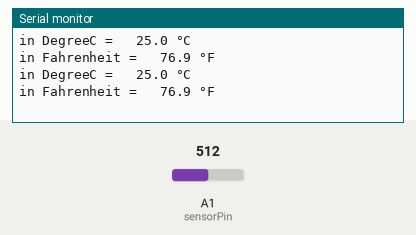
Bench run of a sketch on a simulated Arduino Uno, built with avr-gcc and run on an emulated ATmega328P. Parts: the last lines printed to the serial monitor. Inputs (shaded band) come from the test bench; at power-on: A1 (sensorPin) = 512.

Above: at 1.8 s.
1.9 s: A1 (sensorPin) set to 716
At 2.4 s:
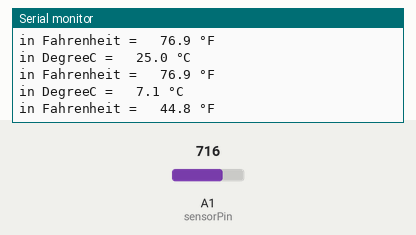
3.4 s: A1 (sensorPin) set to 900
At 4.8 s:
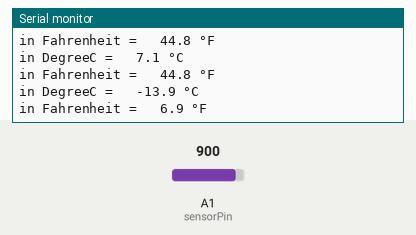
Timing chart, 0 to 6.4 s (numbered marks = the images above; inputs shaded):
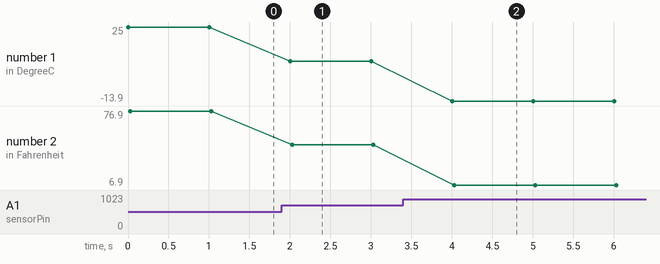

Measured:
- after the input at 1.9 s, the serial monitor: prints a new line after 0.10 s (image 1)
- after the input at 3.4 s, the serial monitor: prints a new line after 0.61 s (image 2)
- plotted number 1: 25 → 7.1 after the input at 1.9 s, 7.1 → -13.9 after the input at 3.4 s
- plotted number 2: 76.9 → 44.8 after the input at 1.9 s, 44.8 → 6.9 after the input at 3.4 s

The sketch:

sketch.ino
```cpp
const int sensorPin = A1;
const float BETA = 3950; // Hệ số Beta mặc định của cảm biến NTC trên Wokwi

void setup() {
  Serial.begin(9600);
  pinMode(sensorPin, INPUT);
}

void loop() {
  int analogValue = analogRead(sensorPin);

  // Công thức chuyển đổi giá trị Analog sang nhiệt độ Độ C cho NTC
  float tempC = 1 / (log(1 / (1023.0 / analogValue - 1)) / BETA + 1.0 / 298.15) - 273.15;
  float tempF = (tempC * 1.8) + 32;

  Serial.print("in DegreeC = \t");
  Serial.print(tempC, 1);
  Serial.println(" °C");

  Serial.print("in Fahrenheit = \t");
  Serial.print(tempF, 1);
  Serial.println(" °F");

  delay(1000);
}
```
